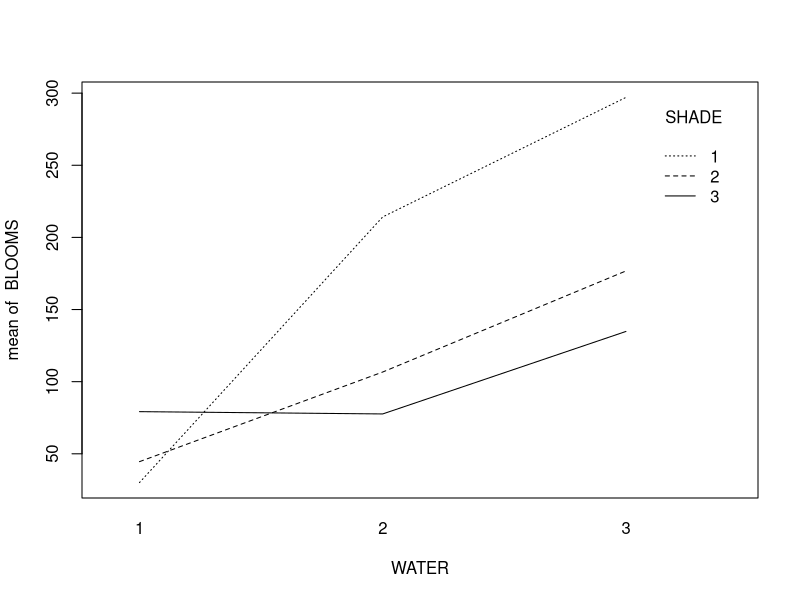
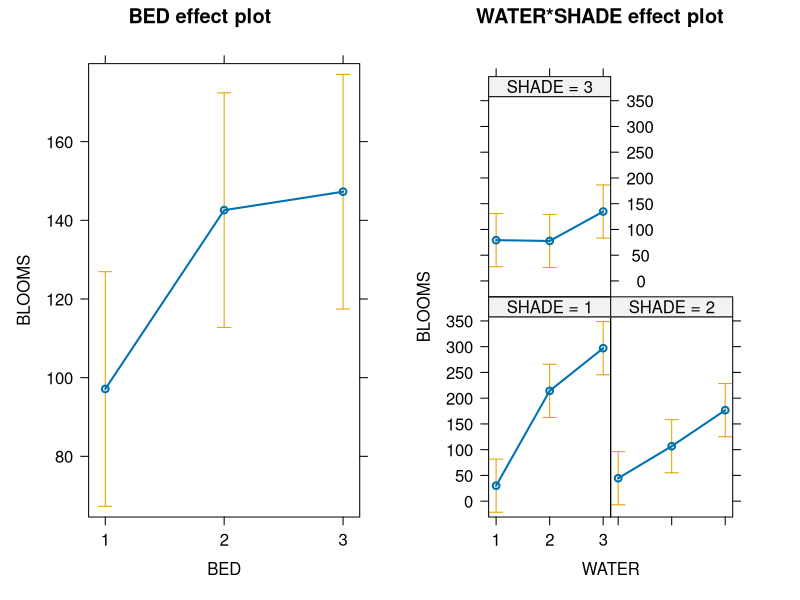

Reproduce these figures in R, in order.
setwd("/datascience/projects/statisticallyfit/github/R/RStatistics/STAT210 Statistical Modelling and Experimental Design/Chapter 12 - ANOVA for Experimental Design")


library(effects)
options(show.signif.stars = FALSE)

tulipData <- read.table("tulips.txt", header=TRUE)
tulipData$BED <- factor(tulipData$BED)
tulipData$SHADE <- factor(tulipData$SHADE)
tulipData$WATER <- factor(tulipData$WATER)

with(tulipData, interaction.plot(x.factor=WATER, trace.factor=SHADE, response=BLOOMS))

tulip.lm <- lm(BLOOMS ~ BED + WATER*SHADE, data=tulipData)

# plotting effects
eff.tulip <- allEffects(tulip.lm)
plot(eff.tulip)

eff.tulip

with(tulipData, tapply(BLOOMS, INDEX=list(WATER, SHADE), mean)) # same interaction
# means as the calculated eff.tulip ones. 

# INTERPRET: 
# -- bed is blocking, nuisance factor. So there is an overlap in confints, not
# clear signif diffs. 
# -- WATER*SHADE: Water = 3, greater response under shade 1 than under shade 2, 3


anova(tulip.lm)
# * BED is signif so it was  good to include it in design (there is variability
# among the bed blocks)
# -- WATER*SHADE term: there is an interaction. Diff in mean number of tulips
# for any 2 levels of WATER depends on the levels of shade, or vice versa. 
